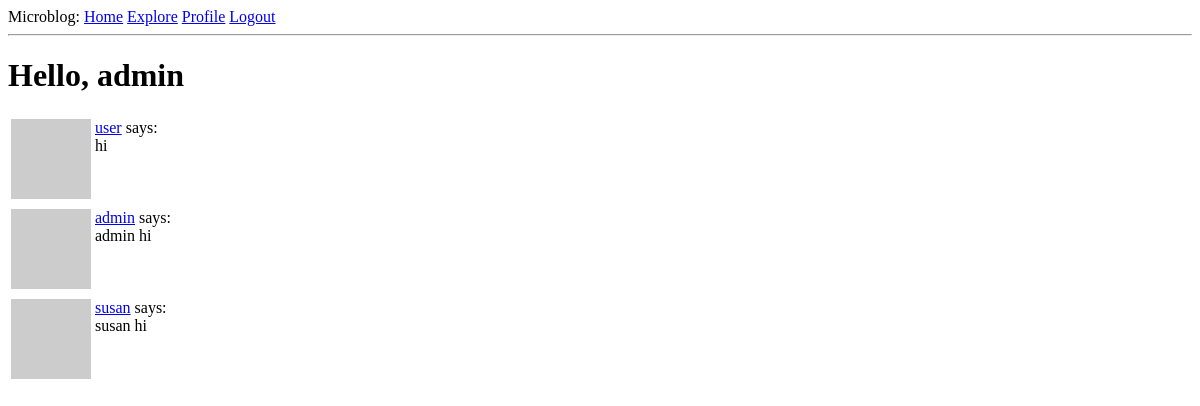
Page /explore (signed in) on the earlier database version.
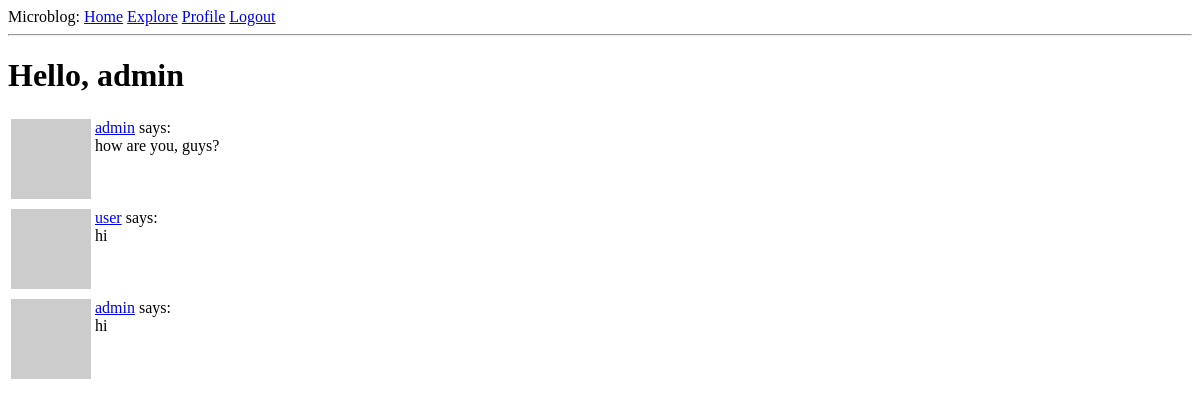
Same page on the later database version.
### app/models.py (models this page shows, shortened)
class User(UserMixin, db.Model):
    id: so.Mapped[int] = so.mapped_column(primary_key=True)
    username: so.Mapped[str] = so.mapped_column(sa.String(64), index=True,unique=True)
    email: so.Mapped[str] = so.mapped_column(sa.String(120), index=True, unique=True)
    password_hash: so.Mapped[Optional[str]] = so.mapped_column(sa.String(256))
    about_me: so.Mapped[Optional[str]] = so.mapped_column(sa.String(140))
    last_seen: so.Mapped[Optional[datetime]] = so.mapped_column(
        default=lambda:datetime.now(timezone.utc)
    )
    posts: so.WriteOnlyMapped['Post'] = so.relationship(back_populates='author')
    following: so.WriteOnlyMapped['User'] = so.relationship(
        secondary=followers, primaryjoin=(followers.c.follower_id == id),
        secondaryjoin=(followers.c.followed_id == id),
        back_populates='followers'
    )
    followers: so.WriteOnlyMapped['User'] = so.relationship(
        secondary=followers, primaryjoin=(followers.c.followed_id == id),
        secondaryjoin=(followers.c.follower_id == id),
        back_populates='following'
    )
    def avatar(self, size):
        digest = md5(self.email.lower().encode('utf-8')).hexdigest()
        return f'https://www.gravatar.com/avatar/{digest}?d=identicon&s={size}'

class Post(db.Model):
    id: so.Mapped[int] = so.mapped_column(primary_key=True)
    body: so.Mapped[str] = so.mapped_column(sa.String(140))
    timestamp: so.Mapped[datetime] = so.mapped_column(
        index=True, default=lambda: datetime.now(timezone.utc)
    )
    user_id: so.Mapped[int] = so.mapped_column(sa.ForeignKey(User.id),index=True)
    author: so.Mapped[User] = so.relationship(back_populates='posts')

### app/routes.py (the view)
@app.route('/explore')
@login_required
def explore():
    page = request.args.get('page', 1, type=int)
    query = sa.select(Post).order_by(Post.timestamp.desc())
    posts = db.paginate(query, page=page, per_page=app.config['POSTS_PER_PAGE'], error_out=False)
    return render_template('index.html', title='Explore', posts=posts.items)

### app/models.py (called while the page is built)
@login.user_loader
def load_user(id):
    return db.session.get(User, int(id))

### app/routes.py (called while the page is built)
@app.before_request
def before_request():
    if current_user.is_authenticated:
        current_user.last_seen = datetime.now(timezone.utc)
        db.session.commit()

### app/templates/index.html (shortened to what this page needs)
{% extends "base.html" %}
{% block content %}
    <h1>Hello, {{ current_user.username }}</h1>
    {% for post in posts %}
        {% include '_post.html' %}
    {% endfor %}
{% endblock %}

### app/templates/base.html (shortened to what this page needs)
<!DOCTYPE html>
<html lang="en">
<head>
</head>
<body>
    <div>
        Microblog:
        <a href="{{ url_for('index') }}">Home</a>
        <a href="{{ url_for('explore') }}">Explore</a>
        {% if current_user.is_anonymous %}
        <a href="{{ url_for('login') }}">Login</a>
        {% else %}
        <a href="{{ url_for('user', username=current_user.username) }}">Profile</a>
        <a href="{{ url_for('logout') }}">Logout</a>
        {% endif %}
    </div>
    <hr>
    {% block content %}{% endblock %}
</body>
</html>

### app/templates/_post.html
<table>
    <tr valign="top">
        <td><img src="{{ post.author.avatar(36) }}"></td>
        <td>
            <a href="{{ url_for('user', username=post.author.username) }}">{{ post.author.username }}</a>
            says:<br>{{ post.body }}
        </td>
    </tr>
</table>

Differences in the rows shown:
no longer on this page (row edited): Post: author.username "susan", body "susan hi"
added Post: author.username "admin", body "how are you, guys?"
changed Post (number 3 of 3 on the later page): body "admin hi" → "hi"
